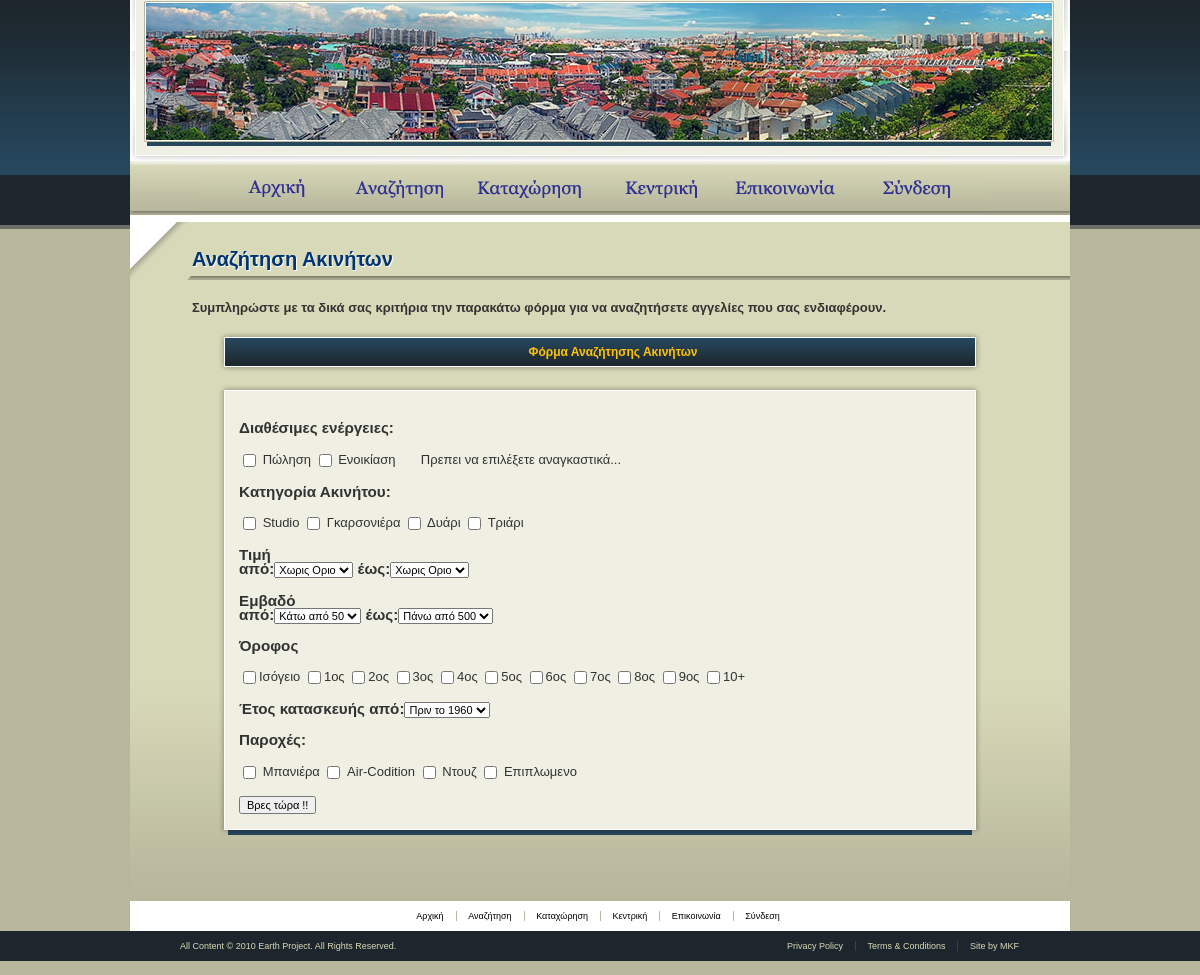
The app's page /site/homeSearch.php with its own data.
### tables this page shows
create table categories
(
	cat_id int not null auto_increment,
	category varchar(100) not null,
	primary key(cat_id)
);

create table facilities
(
	fac_id int not null auto_increment,
	facility varchar(100) not null,
	primary key(fac_id)
);

### site/homeSearch.php (called while the page is built, shortened)
<?php
try
{
	dispHeader('');
	dispHomeSearch();
	dispFooter();
}
catch(Exception $e)
{
	dispHeader("Error:");
	echo $e->getMessage();
	dispFooter();
	exit;
}
?>

### site/main_functions.php (called while the page is built, shortened)
<?php
function db_excecute($message,$error)
{
	$result = mysql_query("$message");
	return $result;
}
?>

### site/html_functions.php (the view, shortened to what this page needs)
<?php
function dispHeader($header,$num=1)
{
?>
<!DOCTYPE html PUBLIC "-//W3C//DTD XHTML 1.0 Transitional//EN"
"http://www.w3.org/TR/xhtml1/DTD/xhtml1-transitional.dtd">
<html>
<head>
<link rel="stylesheet" type="text/css" href="mystyle.css" />
</head>
<body>
<div id="main">
<div id="header">
<ul id="navigation">
<li ><a href="main.php" id="home">Αρχική</a></li>
<li ><a href="homeSearch.php" id="search">Αναζήτηση</a></li>
<li ><a href="homeAdvertise.php" id="kataxorisi">Καταχώρηση</a></li>
<li ><a href="member.php" id="kedriki">Κεντρική</a></li>
<li ><a href=""target="_blank" id="contact">Επικοινωνια</a></li>
<?php
if(isset($_SESSION['valid_user']))
{
?>
<li ><a href="logout.php" id="logout" >Αποσύνδεση</a></li>
<?php
}
else
{
?>
<li><a href="login.php" id="login" >Σύνδεση</a></li>
<?php
}
?>
</ul>
</div>
<div id="visual"></div>
<div id="middle-alt">
<div id="bg-alt">
<div class="no-column">
	<?php
}
function dispFooter()
{
?>
  </div>
<div class="triangle-alt">&nbsp;</div>
</div>
</div>
<ul id="bottom-navigation">
		<li><a href="main.php">Αρχική</a></li>
		<li><a href="homeSearch.php">Αναζήτηση</a></li>
		<li><a href="homeAdvertise.php">Καταχώρηση</a></li>
		<li><a href="member.php">Κεντρική</a></li>
		<li><a href="" target="_blank">Επικοινωνία</a></li>
<?php
if(isset($_SESSION['valid_user']))
{
?>
		<li class="last"><a href="logout.php">Αποσύνδεση</a></li>
<?php
}
else
{
?>
<li class="last"><a href="login.php" >Σύνδεση</a></li>
<?php
}
?>
	</ul>
</div>
  <div id="footer">
	<div class="content">
		<div class="copyright">All Content &copy; 2010 Earth Project. All Rights Reserved.</div>
		<ul>
			<li><a href="">Privacy Policy</a></li>
			<li><a href="">Terms &amp; Conditions</a></li>
			<li class="last"><a href="" target="_blank">Site by MKF</a></li>
		</ul>
	</div>
</div>
  </body>
  </html>
<?php
}
?>
<?php
function dispHomeSearch()
{
$message="select * from categories;";
$categories=db_excecute($message,'select1');
$message="select * from facilities;";
$facilities=db_excecute($message,'select2');
?>
<div class='header-bar-full'><h1 class='blue'>Αναζήτηση Ακινήτων</h1></div>
<h4>Συμπληρώστε με τα δικά σας κριτήρια την παρακάτω φόρμα για να αναζητήσετε αγγελίες που σας ενδιαφέρουν.</h4>
<div id="sub-header"><span class="yellow">Φόρμα Αναζήτησης Ακινήτων</span></div>
<div class="content-box-762">
<div class="content-box-762-top"></div>
<div class="content-box-762-middle">
<div class="content-box-762-content"> <div align="left">
<h3>Διαθέσιμες ενέργειες:</h3>
<form method="post" action="homeSearchRes.php">
<input type="checkbox" id="sell" name="typos[]" value="s" onclick="validSearch()" /> Πώληση
<input type="checkbox" id="lent" name="typos[]" value="l" onclick="validSearch()" /> Ενοικίαση
<span id="typos">&nbsp; &nbsp; &nbsp; Πρεπει να επιλέξετε αναγκαστικά...</span>
<h3>Kατηγορία Ακινήτου:</h3>
<?php
while($row = mysql_fetch_array($categories))
{?>
	<input type="checkbox" name="category[]" value="<?php echo $row['category']?>" /> <?php echo $row['category']?>
<?php
}?>
<h3>Τιμή<br />
από:<select name="low_price">
<option value="nolimit" >Χωρις Οριο</option>
</select>
έως:<select name="high_price">
<option value="nolimit" selected>Χωρις Οριο</option>
</select>
</h3>
<h3>Eμβαδό<br />
από:<select name="low_area">
<option value="nolimit">Κάτω από 50</option>
</select>
έως:<select name="high_area">
<option value="nolimit" selected>Πάνω από 500</option>
</select>
</h3>
<h3>Όροφος</h3>
<?php
for($i=0; $i<11; $i++)
{
	if($i==0)
	{
	?>
		<input type="checkbox" name="Afloor[]" value="<?php echo "0" ?>" />Ισόγειο
	<?php
	}
	else if($i==10)
	{?>
		<input type="checkbox" name="Afloor[]" value="<?php echo "666" ?>" />10+
	<?php
	}
	else
	{?>
		<input type="checkbox" name="Afloor[]" value="<?php echo $i ?>" /><?php echo $i."ος" ?>
	<?php
	}
}
?>
<h3>Έτος κατασκευής από:<select name="etos_katask">
<option value="nolimit" selected>Πριν το 1960</option>
</select>
</h3>
<h3>Παροχές:</h3>
<?php
while($row = mysql_fetch_array($facilities))
{?>
	<input type="checkbox" name="facilities[]" value="<?php echo $row['facility']?>" /> <?php echo $row['facility']?>
<?php
}?>
<br /><br />
<input type="submit" value="Bρες τώρα !!">
</form>
</div></div>
</div>
<div class="content-box-762-bottom">&nbsp;</div>
 </div>
<?php
}
?>

### site/mystyle.css (style rules this page uses)
body { margin:0; color:#323232; font-family:verdana,tahoma,sans-serif; background:#b8b79c url(images/bg-body.gif) repeat-x top; font-size:13px; min-width:940px; }
form { margin:0; padding:0; }
a { text-decoration:none; color:#000; }
select, input, textarea { font:11px verdana,sans-serif;vertical-align:middle; }
a.logo, #navigation a, a.continue-reading, .header-bar h1 { text-indent:-9999px; overflow:hidden; display:block; }
#main { width:940px; margin:0 auto; margin-top:-14px; min-height:700px; }
#header { width:100%; height:229px; background:#223846 url(images/bg-header2.jpg) no-repeat left top; position:relative; }
h1 { margin:0; }
ul { margin:0; padding:0; list-style:none; }
#navigation { position:absolute; top:180px; left:77px; }
#navigation a { height:49px; }
#navigation li { float:left; margin:0 -8px; }
#navigation #home { width:145px;background:url(images/btn-home.gif); }
#navigation #search { width:145px;background:url(images/btn-search.gif); }
#navigation #kataxorisi { width:145px;background:url(images/btn-kataxorisi.gif); }
#navigation #kedriki { width:145px;background:url(images/btn-kentriki.gif); }
#navigation #contact { width:145px;background:url(images/btn-contact.gif); }
#navigation #login { width:145px;background:url(images/btn-login.gif); }
#middle-alt { width:940px; overflow:hidden; background: #d8d9b8 url(images/bg-middle-alt.gif) repeat-x left bottom; }
#bg-alt { width:940px; overflow:hidden; position:relative; }
.no-column { float:right; width:815px; padding:26px 63px 65px 5px; min-height:400px; }
.triangle-alt { width:118px; height:58px; background:url(images/triangle-alt.gif) no-repeat left top; position:absolute; top:0; left:0px; }
#bottom-navigation { text-align:center; background:#fff; font-size:9px; padding:10px 0; }
#bottom-navigation li { display:inline; }
#bottom-navigation a { padding:0 13px 0 9px; background:url(images/delimiter.gif) no-repeat right; }
#bottom-navigation .last a { background:none; }
#footer { width:100%; background:#1d262c; padding:10px 0; font-size:9px; color:#d8d9b8; }
#footer .content { overflow:hidden;margin:0 auto;width:940px; }
#footer .copyright { float:left; padding:0 0 0 50px; }
#footer ul { float:right; padding:0 38px 0 0; }
#footer ul li { display:inline; }
#footer ul a { color:#d8d9b8; padding:0 13px 0 9px; background:url(images/delimiter1.gif) no-repeat right; }
#footer ul .last a { background:none; }
#visual { overflow:hidden; background:#fff; padding:2px 0 0px 61px; height:5px; }
.header-bar-full { width:883px; margin:0 -63px 20px -5px; padding:0 0 9px 5px; background:url(images/bg-header-bar-full.gif) no-repeat left bottom; }
.blue { color:#003471; font-size:20px; font-family:Georgia, Arial, "Times New Roman", Times; text-shadow:1px 1px 1px #fff; }
.yellow { color:#ffc20e; }
#sub-header { width:762px; height:40px; color:#fff; text-align:center; font-size:12px; font-weight:bold; margin-left:27px; padding: 13px 13px 0 13px; background:url(images/bg-sub-header.png) no-repeat left top; }
.content-box-762 { width:762px; height:auto; margin-left: 27px; }
.content-box-762-top { width:762px; height:6px; background:url(images/content-box-762-top.png) no-repeat left top; }
.content-box-762-middle { width:762px; color:#323232; line-height:14px; background: url(images/content-box-762-middle.png) repeat-y left top; }
.content-box-762-content { padding:15px 20px 15px 20px; }
.content-box-762-bottom { width:762px; height:7px; background:url(images/content-box-762-bottom.png) no-repeat left top; }

### records on screen
categories: category "Studio"
categories: category "Γκαρσονιέρα"
categories: category "Δυάρι"
categories: category "Τριάρι"
facilities: facility "Μπανιέρα"
facilities: facility "Air-Codition"
facilities: facility "Ντουζ"
facilities: facility "Επιπλωμενο"
